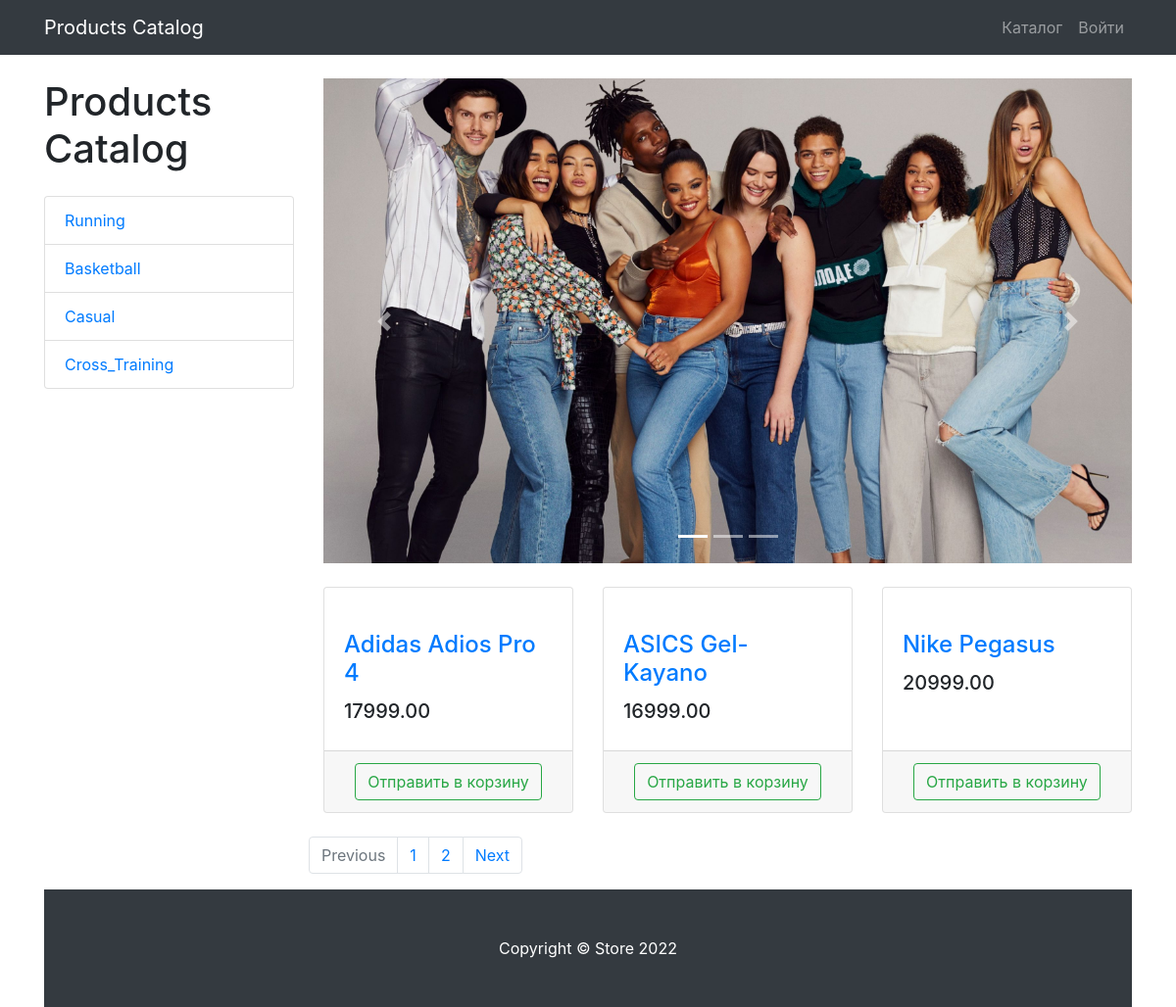
/products/category/9/, run on the app's committed database.
### storeProducts/models.py (models this page shows, shortened)
class storeCategories(models.Model):
    name = models.CharField(max_length=255, unique=True)
    description = models.TextField(blank=True,null=True)
    class Meta:
        verbose_name = 'Category'
        verbose_name_plural = 'Categories'

class storeProducts(models.Model):
    name = models.CharField(max_length=255)
    price = models.DecimalField(max_digits=10, decimal_places=2)
    description = models.TextField(blank=True)
    quantity = models.PositiveIntegerField()
    image = models.TextField()
    category = models.ForeignKey(
    storeCategories,
    on_delete=models.CASCADE,
    null=True,
    blank=True
)
    class Meta:
        verbose_name = 'Product'
        verbose_name_plural = 'Products'

### storeProducts/views.py (the view)
# urls.py: path('products/',include('storeProducts.urls', namespace='product')),
def products(request,category_id=None, page_number=1):
    products = storeProducts.objects.filter(category_id = category_id) if category_id else storeProducts.objects.all()
    per_page = 3
    paginator = Paginator(products, 3)
    products_paginator = paginator.page(page_number)
    context = {
        'title': 'Products Catalog',
        'categories': storeCategories.objects.all(),
        'products': products_paginator,
     }
    return render(request, 'storeProducts/products.html',context)

### storeProducts/templates/storeProducts/products.html (shortened to what this page needs)
{% extends 'storeProducts/base.html' %}
{%load static%}
    {% block css %}
    <link href="{%static "vendor/css/products.css"%}" rel="stylesheet">
    {% endblock %}
{% block content %}
<div class="container">
    <div class="row">
        <div class="col-lg-3">
            <h1 class="my-4">{{title}}</h1>
            <div class="list-group">
                {% for storeCategories in categories %}
                <a href="{% url 'products:category' storeCategories.id %}" class="list-group-item">
                    {{ storeCategories.name }}
                </a>
                {% endfor %}
            </div>
        </div>
        <div class="col-lg-9">
            <div id="carouselExampleIndicators" class="carousel slide my-4" data-ride="carousel">
                <ol class="carousel-indicators">
                    <li data-target="#carouselExampleIndicators" data-slide-to="0" class="active"></li>
                    <li data-target="#carouselExampleIndicators" data-slide-to="1"></li>
                    <li data-target="#carouselExampleIndicators" data-slide-to="2"></li>
                </ol>
                <div class="carousel-inner" role="listbox">
                    <div class="carousel-item active">
                        <img class="d-block img-fluid" src="{%static "vendor/img/slides/slide-1.jpg"%}" alt="First slide">
                    </div>
                </div>
                <a class="carousel-control-prev" href="#carouselExampleIndicators" role="button" data-slide="prev">
                    <span class="carousel-control-prev-icon" aria-hidden="true"></span>
                </a>
                <a class="carousel-control-next" href="#carouselExampleIndicators" role="button" data-slide="next">
                    <span class="carousel-control-next-icon" aria-hidden="true"></span>
                </a>
            </div>
            <div class="row">
                {% for product in products %}
                 <div class="col-lg-4 col-md-6 mb-4">
                    <div class="card h-100">
                        <a href="#">
                        </a>
                        <div class="card-body">
                            <h4 class="card-title">
                                <a href="#">{{ product.name }}</a>
                            </h4>
                            <h5>{{ product.price }}</h5>
                        </div>
                        <div class="card-footer text-center">
                            <a class="btn btn-outline-success"
                                href="{% url 'products:basket_add' product.id %}">
                                Отправить в корзину
                            </a>
                        </div>
                    </div>
            </div>
                {% endfor %}
            <nav aria-label="Page navigation example">
                <ul class="pagination justify-content-center">
                    <li class="page-item {% if not products.has_previous %} disabled {% endif %}">
                        <a class="page-link"
                        href="{% if products.has_previous %} {% url 'products:paginator' products.previous_page_number %} {% else %} # {% endif %}"
                        tabindex="-1" aria-disabled="true">Previous</a>
                    </li>
                    {% for page in products.paginator.page_range%}
                     <li class="page-item">
                        <a class="page-link" href="{% url 'products:paginator' page %}">
                            {{ page }}
                        </a>
                    </li>
                    {% endfor %}
                    <li class="page-item {% if not products.has_next %} disabled {% endif %}">
                        <a class="page-link" href="{% if products.has_next %} {% url 'products:paginator' products.next_page_number %} {% else %} # {% endif %}">
                            Next</a>
                    </li>
                </ul>
            </nav>
        </div>
    </div>
</div>
{% endblock %}
{% block footer %}
<footer class="py-5 bg-dark">
    <div class="container">
        <p class="m-0 text-center text-white">Copyright &copy; Store 2022</p>
    </div>
</footer>
{% endblock %}

### data on the page
storeCategories: name "Running"
storeCategories: name "Basketball"
storeCategories: name "Casual"
storeCategories: name "Cross_Training"
storeProducts: name "Adidas Adios Pro 4", price "17999.00"
storeProducts: name "ASICS Gel-Kayano", price "16999.00"
storeProducts: name "Nike Pegasus", price "20999.00"

### other printed values
{{ title }} "Products Catalog"
{{ page }} "1" "2"
